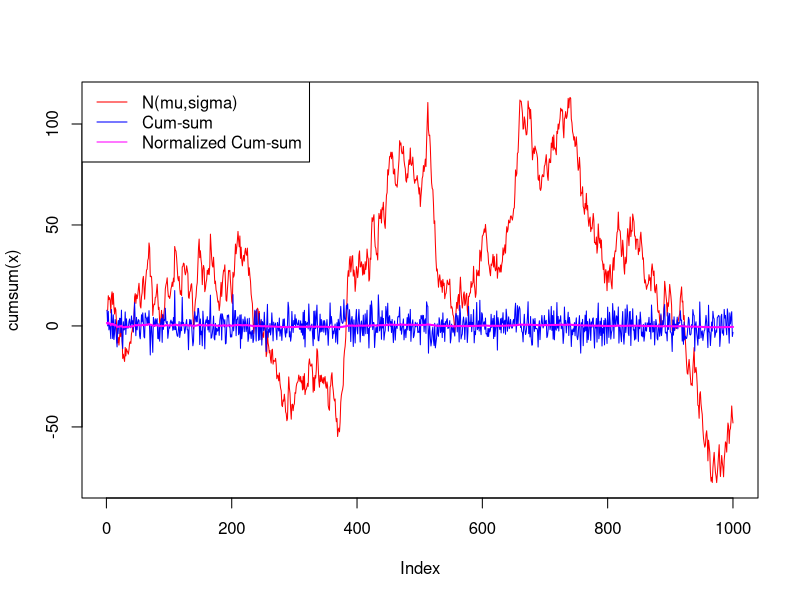
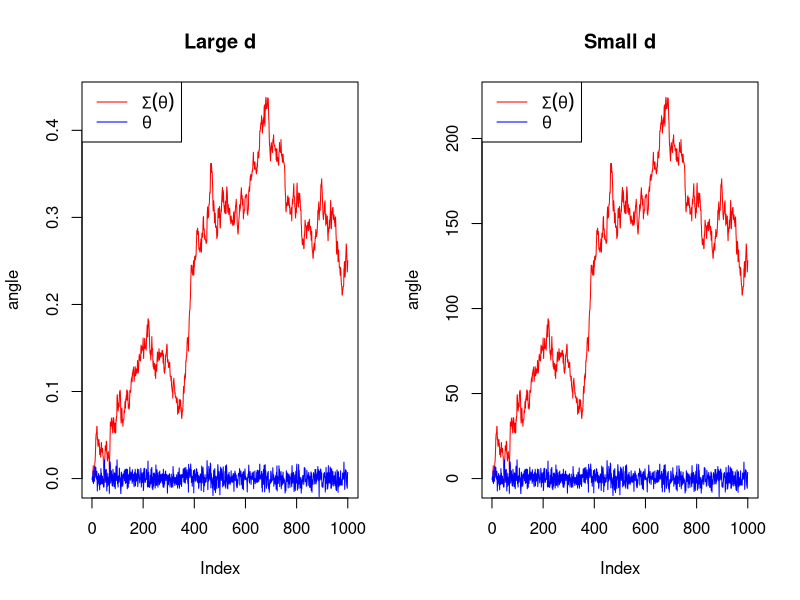

Write R code to recreate these figures, in order.
## ---- chunk 1
knitr::opts_chunk$set(echo = TRUE)
## ---- chunk 2
set.seed(222)
mu = 0.033
sigma = 5.19
x = rnorm(1000, mu, sigma)
par(mfrow=c(1,1))
plot(cumsum(x),type="l",col="red")
lines(x,col="blue")
z = cumsum(x)
z_std = (cumsum(x)-mu*seq(1,length(x)))/(sqrt(seq(1,length(x)))*sigma)
lines(z_std, lwd= 2, col="magenta")
legend("topleft",c("N(mu,sigma)", "Cum-sum", "Normalized Cum-sum"), col=c("red","blue","magenta"),lty = c(1,1,1))
## ---- chunk 3
x1 = rnorm(1000, mu, sigma)
x2 = rnorm(1000, mu, sigma)
d = 2
theta_large  = (x1-x2)/d
theta_small = (x1-x2)/(d^10)

par(mfrow=c(1,2))
plot(cumsum(theta_small),type="l",col="red", ylab = "angle", main = "Large d")
lines(theta_small,col="blue")
legend("topleft",c(expression(Sigma(theta)),expression(theta)), col=c("red","blue"),lty = c(1,1))
plot(cumsum(theta_large),type="l",col="red",ylab = "angle", main = "Small d")
lines(theta_large,type="l",col="blue")
legend("topleft",c(expression(Sigma(theta)),expression(theta)), col=c("red","blue"),lty = c(1,1))
